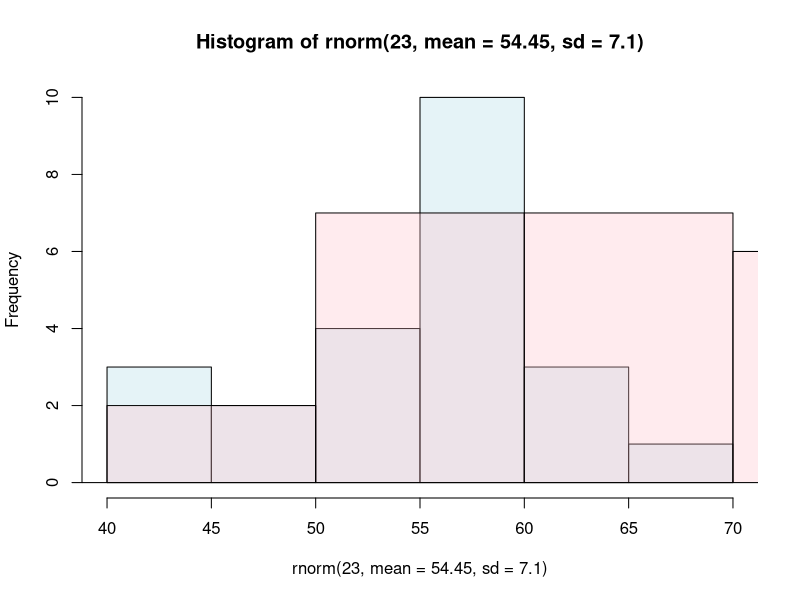

Reproduce this figure in R.
# The effects of birth order on personality traits and feelings of academic sibling rivalry

# Julia Badger & Peter Reddy (2009)


# I have decided to investigate the data from this study. The sample size is suspiciously small, while the 
# statistical results are reported to be significant. I want to check the power of their analysis and see
# what is the probability of arriving to significant results with simulated data of the same parameters (N, M, SD).


# data for rivalry

t.vect_riv <- vector(length=10000)
p.vect_riv <- vector(length=10000)

for(i in 1:10000){
  firstborn_rival <- rnorm(23, mean = 50.18, sd = 16.11)
  lastborn_rival <- rnorm(23, mean = 60.38, sd = 13.53)
  or_riv <- as.factor(c(rep(0:1, each = 23, len = 46)))
  df_riv <- data.frame(c(rbind(firstborn_rival, lastborn_rival)), or_riv)
  mtest_riv <- summary.aov(aov(df_riv$c.rbind.firstborn_rival..lastborn_rival.. ~ or_riv))
  t.vect_riv[i] <- mtest_riv[[1]][["F value"]]
  p.vect_riv[i] <- mtest_riv[[1]][["Pr(>F)"]]
}

# significant results of rivalry data

table(p.vect_riv < 0.05)

# data for conscientiousness

t.vect_cons <- vector(length=10000)
p.vect_cons <- vector(length=10000)

for(i in 1:10000){
  firstborn_cons <- rnorm(23, mean = 54.45, sd = 7.1)
  lastborn_cons <- rnorm(23, mean = 38.88, sd = 28.64)
  or_cons <- as.factor(c(rep(0:1, each = 23, len = 46)))
  df_cons <- data.frame(c(rbind(firstborn_cons, lastborn_cons)), or_cons)
  mtest_cons <- summary.aov(aov(df_cons$c.rbind.firstborn_cons..lastborn_cons.. ~ or_cons))
  t.vect_cons[i] <- mtest_cons[[1]][["F value"]]
  p.vect_cons[i] <- mtest_cons[[1]][["Pr(>F)"]]
}

# significant results of conscientiousness data

table(p.vect_cons < 0.05)

# find significant results for clearly false-positive tests


t.vect_falsepos <- vector(length=10000)
p.vect_falsepos <- vector(length=10000)

for(i in 1:10000){
  firstborn_falsepos <- rnorm(23, mean = 50, sd = 50)
  lastborn_falsepos <- rnorm(23, mean = 50, sd = 50)
  or_falsepos <- as.factor(c(rep(0:1, each = 23, len = 46)))
  df_falsepos <- data.frame(c(rbind(firstborn_falsepos, lastborn_falsepos)), or_falsepos)
  mtest_falsepos <- summary.aov(aov(df_falsepos[,1] ~ or_falsepos))
  t.vect_falsepos[i] <- mtest_falsepos[[1]][["F value"]]
  p.vect_falsepos[i] <- mtest_falsepos[[1]][["Pr(>F)"]]
}

table(p.vect_falsepos < 0.05)

# false-positive tests tend to result in significance in cca 5% of the cases
# however! tests with data from study lead to significance in LESS THAN 5% OF THE CASES

# let's plot it in hist

hg_fb_rivalry <- hist(rnorm(23, mean = 54.45, sd = 7.1), plot = FALSE) # Save first histogram data
hg_lb_rivalry <- hist(rnorm(23, mean = 60.38, sd = 13.53), plot = FALSE) # Save 2nd histogram data

c1 <- rgb(173,216,230,max = 255, alpha = 80, names = "lt.blue")
c2 <- rgb(255,192,203, max = 255, alpha = 80, names = "lt.pink")

plot(hg_fb_rivalry, col = c1) # Plot 1st histogram using a transparent color
plot(hg_lb_rivalry, col = c2, add = TRUE) # Add 2nd histogram using different color

# Conclusion:
# The proportion of significant results from the original data tends to converge to less than 5 %. 
# This is probably caused by using ANOVA where one of the two compared groups has huge variance. 
# In combination with a rather low number of DoF (computed from the sample size), the ANOVA rarely
# arrives to significant results. 
